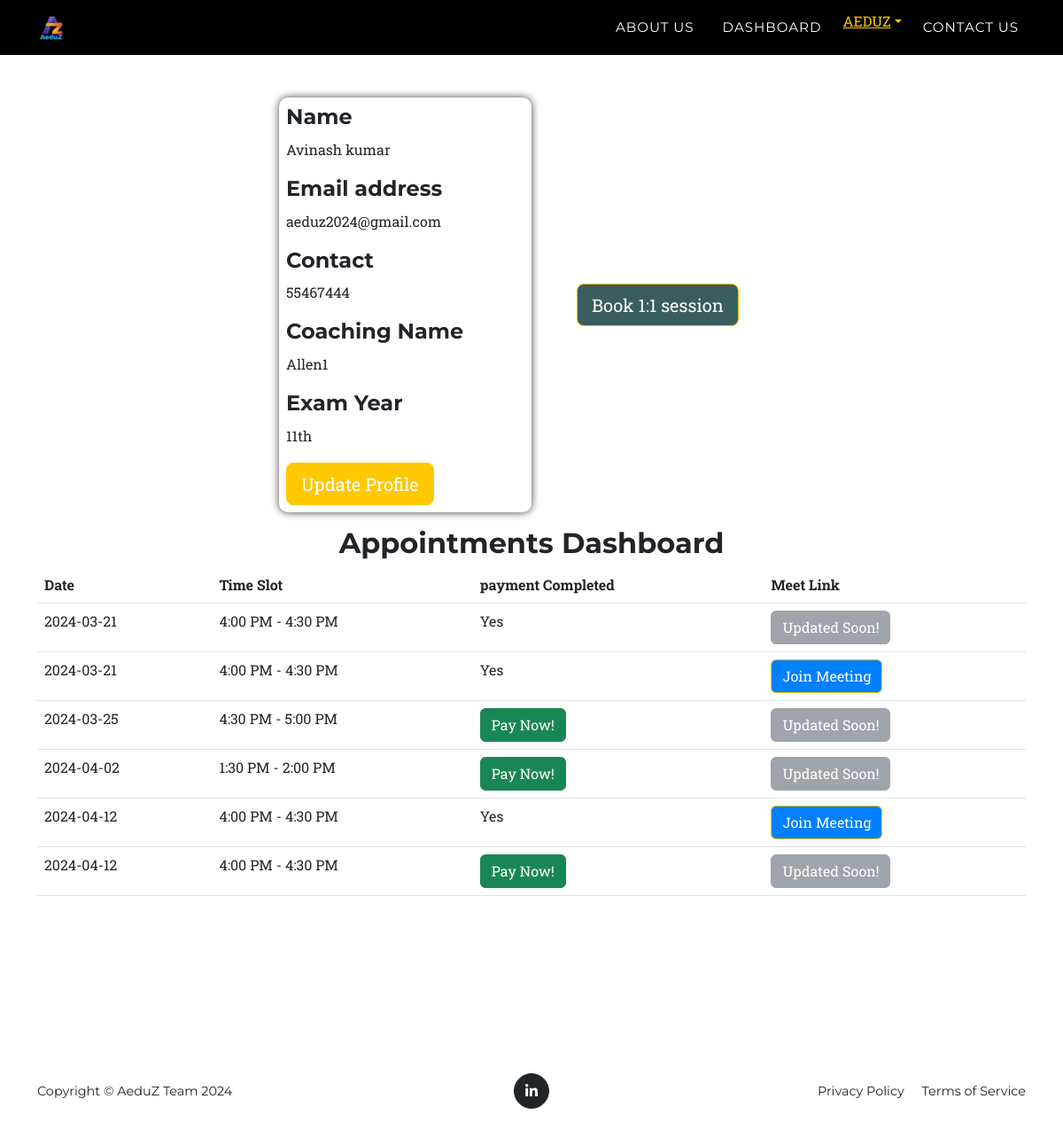
The page /dashboard (signed in) on the database its author committed.
### insti_app/models.py (models this page shows, shortened)
class Mentee(models.Model):
    name = models.CharField(max_length=50)
    email = models.EmailField(max_length=200)
    contact = models.CharField(max_length=200)
    coaching = models.CharField(max_length=200)
    year_of_study = models.CharField(max_length=20)
    verified = models.BooleanField(default=False)

### book/models.py (models this page shows, shortened)
class BookModel(models.Model):
    date = models.CharField(max_length=100)
    timeslot = models.CharField(max_length=100)  # Assuming timeslot is a text field
    email = models.CharField(max_length=100)
    completed=models.BooleanField(default=False)
    order_id=models.CharField(max_length=100)
    meet_link=models.CharField(max_length=100,default="")

### startup/views.py (the view)
# urls.py: path("dashboard",dashboard_view,name='dashboard_name'),
def dashboard_view(request):
    if request.user.is_authenticated:
        user = request.user  # Replace this with how you retrieve the email
        user_email=user.email
        mentor_info = MentorReg.objects.filter(email=user_email).first()
        institute_info = InstiModel.objects.filter(email=user_email).first()
        mentee_info=Mentee.objects.filter(email=user_email).first()
        appointments = BookModel.objects.filter(email=user_email)
        context = {}
        context['appointments']=appointments
        context['mentee_update']= True
        if mentee_info:
            context['mentee_update']=False
        context['user']=user
        context['mentor_info'] = mentor_info
        context['mentee_info'] = mentee_info
        context['institute_info'] = institute_info
        if mentor_info:
            context['is_mentor'] = True
        elif institute_info:
            context['is_institute'] = True
        return render(request, 'dashboard.html', context)
    else:
        return render(request,'index.html',{'insti_form':False,'menti_form':False,'contact_form':False,'dashboard':True })

### templates/dashboard.html (shortened to what this page needs)
{% extends "aeduz_base.html" %}
{% block content %}
<section class="fdb-block">
    <div class="container">
        <div class="row align-items-center">
            {% if is_mentor %}
                {% if mentor_info.verified %}
                    <p style="font-size: 22px;">Welcome Mentor</p>
                    <h1 style="color: rgb(35 127 83);">{{ mentor_info.name }}</h1>
                {% else %}
                    <h1 style="color: rgb(127, 35, 35);">Not verified {{ mentor_info.name }}</h1>
                {% endif %}
            {% else %}
            <div class="col-md-3 offset-md-3 p-2" style='box-shadow: 0px 0px 10px 0px rgba(0,0,0,0.75);border-radius: 10px;' id="profileInfo">
                <div class="mb-3">
                    <h4>Name</h4>
                    <p>{{mentee_info.name}}</p>
                </div>
                <div class="mb-3">
                    <h4>Email address</h4>
                    <p>{{user.email}}</p>
                </div>
                <div class="mb-3">
                    <h4>Contact</h4>
                    <p>{{mentee_info.contact}}</p>
                </div>
                <div class="mb-3">
                    <h4>Coaching Name</h4>
                    <p>{{mentee_info.coaching}}</p>
                </div>
                <div class="mb-3">
                    <h4>Exam Year</h4>
                    <p>{{mentee_info.year_of_study}}</p>
                </div>
                <button type="button" id="updateProfileBtn" class="btn btn-primary btn-lg" data-bs-toggle="modal" data-bs-target="#staticBackdrop_update">
                    Update Profile
                </button>
            </div>
            <div class="col-md-3">
                <center>
                    <a  href="/book" type="button"  class="btn btn-primary btn-lg m-4" style="background-color: rgb(58, 93, 93);" >
                        Book 1:1 session
                    </a>
                </center>
            </div>
            <div class="container my-3">
                <center>
                    <h2>Appointments Dashboard</h2>
                </center>
                <table class="table">
                    <thead>
                        <tr>
                            <th>Date</th>
                            <th>Time Slot</th>
                            <th>payment Completed</th>
                            <th>Meet Link</th>
                        </tr>
                    </thead>
                    <tbody>
                        {% for appointment in appointments %}
                        <tr>
                            <td>{{ appointment.date }}</td>
                            <td>{{ appointment.timeslot }}</td>
                            <td>{% if appointment.completed %}
                                Yes
                                {% else %}
                                <form  action='orderpayment' method="post">
                                    <button class="btn btn-success" type="submit">Pay Now!</button>
                                </form>
                                {% endif %}</td>
                                <td>
                                    {% if appointment.meet_link %}
                                      <a href="{{ appointment.meet_link }}" class="btn btn-primary" style="background-color: rgb(0, 128, 255);" target="_blank">Join Meeting</a>
                                    {% else %}
                                      <button class="btn btn-secondary disabled" type="button">Updated Soon!</button>
                                    {% endif %}
                                  </td>
                        </tr>
                        {% endfor %}
                    </tbody>
                </table>
            </div>
            {% endif %}
        </div>
    </div>
</section>
<section class="">
</section>
{% endblock content %}

### templates/aeduz_base.html (shortened to what this page needs)
{% load static %}
{% load socialaccount %}
<!DOCTYPE html>
<html lang="en">
    <head>
        <link href="{% static 'css/styles.css'%}" rel="stylesheet" />
    </head>
    <body id="page-top" class='min-vh-100 d-flex flex-column '>
        <nav class="navbar navbar-expand-lg navbar-dark" id="mainNav">
            <div class="container">
                <a class="navbar-brand" href="/"><img src="{% static 'aeduz_transparent.png' %}" style="width: 11%; height: 100%" alt="AeduZ Logo"></a>
                <div class="collapse navbar-collapse" id="navbarResponsive">
                    <ul class="navbar-nav ms-auto text-uppercase">
                        <li class="nav-item"><a class="nav-link" href="/#about_id">About Us</a></li>
                        <li class="nav-item"><a class="nav-link" href="/dashboard">Dashboard</a></li>
                        {% if user.is_authenticated %}
                        <li class="nav-item dropdown">
                            <a class=" dropdown-toggle" href="#" id="navbarDropdown" role="button" data-bs-toggle="dropdown" aria-expanded="false">{{ user.username }}</a>
                        </li>
                        {% endif %}
                        <li class="nav-item"><a class="nav-link" href="/#contact">Contact Us</a></li>
                    </ul>
                </div>
            </div>
        </nav>
{% block content %}{% endblock content %}
        <footer class=" footer py-4 mt-auto">
            <div class="container">
                <div class="row align-items-center">
                    <div class="col-lg-4 text-lg-start">Copyright &copy; AeduZ Team 2024</div>
                    <div class="col-lg-4 my-3 my-lg-0">
                        <a class="btn btn-dark btn-social mx-2" href="https://www.linkedin.com/company/aeduz/" target='_blank' aria-label="LinkedIn"><i class="fab fa-linkedin-in"></i></a>
                    </div>
                    <div class="col-lg-4 text-lg-end">
                        <a class="link-dark text-decoration-none me-3" href="privacypolicy">Privacy Policy</a>
                        <a class="link-dark text-decoration-none" href="/termsofservice">Terms of Service</a>
                    </div>
                </div>
            </div>
        </footer>
    </body>
</html>

### rows shown on the page
Mentee: name "Avinash kumar", contact "55467444", coaching "Allen1", year_of_study "11th"
BookModel: date "2024-03-21", timeslot "4:00 PM - 4:30 PM", completed "Yes", meet_link "Updated Soon!"
BookModel: date "2024-03-21", timeslot "4:00 PM - 4:30 PM", completed "Yes"
BookModel: date "2024-03-25", timeslot "4:30 PM - 5:00 PM", meet_link "Updated Soon!"
BookModel: date "2024-04-02", timeslot "1:30 PM - 2:00 PM", meet_link "Updated Soon!"
BookModel: date "2024-04-12", timeslot "4:00 PM - 4:30 PM", completed "Yes"
BookModel: date "2024-04-12", timeslot "4:00 PM - 4:30 PM", meet_link "Updated Soon!"

### other values the page prints
{{ user.username }} "AEDUZ"
{{ user.email }} "aeduz2024@gmail.com"
